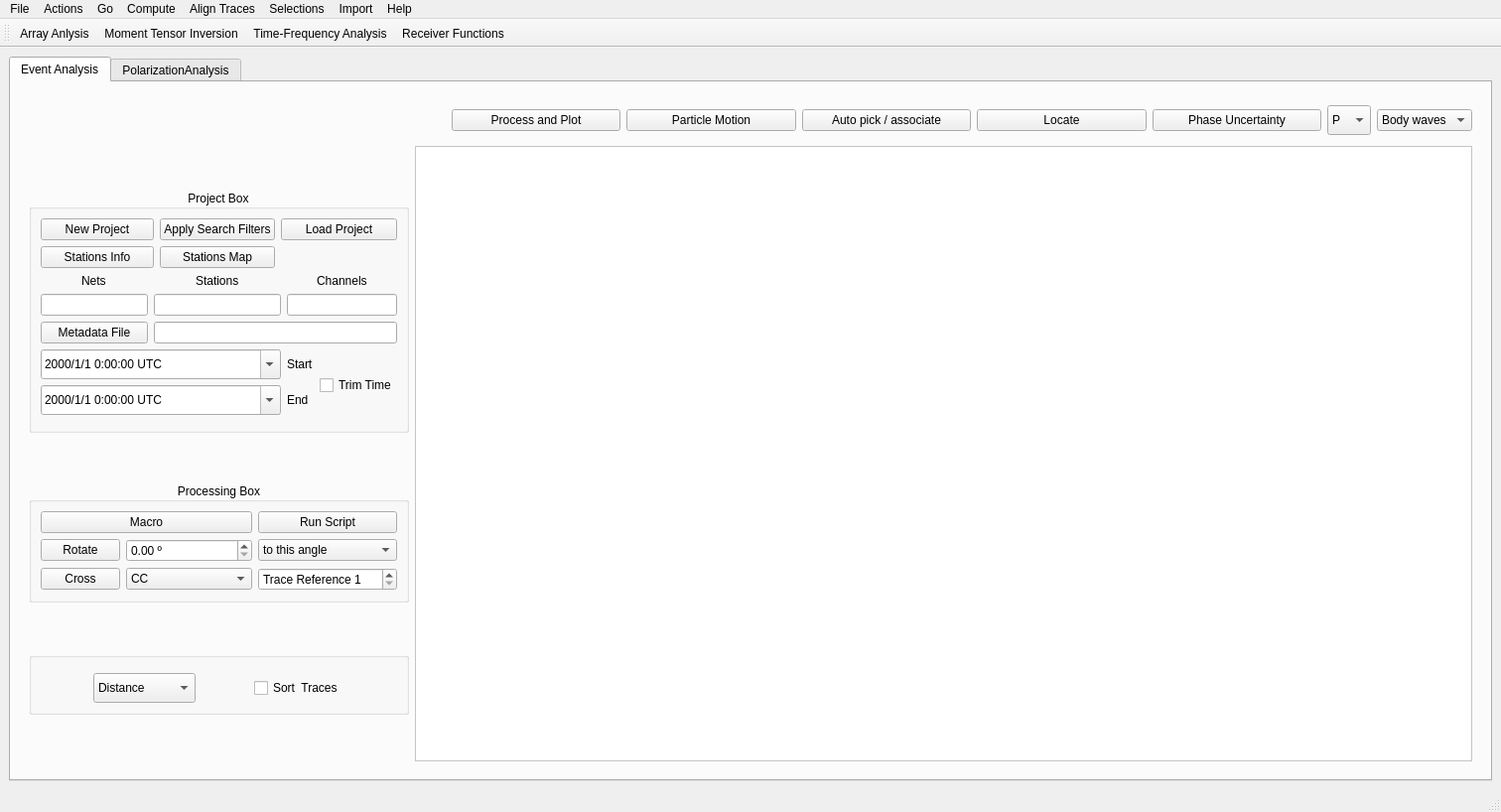
<?xml version="1.0" encoding="UTF-8"?>
<ui version="4.0">
 <class>MainWindow</class>
 <widget class="QMainWindow" name="MainWindow">
  <property name="geometry">
   <rect>
    <x>0</x>
    <y>0</y>
    <width>1512</width>
    <height>818</height>
   </rect>
  </property>
  <property name="windowTitle">
   <string>MainWindow</string>
  </property>
  <widget class="QWidget" name="centralwidget">
   <layout class="QVBoxLayout" name="verticalLayout">
    <item>
     <widget class="QTabWidget" name="tab3CWidget">
      <property name="currentIndex">
       <number>0</number>
      </property>
      <widget class="QWidget" name="tab_pick">
       <attribute name="title">
        <string>Event Analysis</string>
       </attribute>
       <layout class="QHBoxLayout" name="horizontalLayout_3">
        <item>
         <widget class="QWidget" name="widget_2" native="true">
          <property name="sizePolicy">
           <sizepolicy hsizetype="Minimum" vsizetype="Minimum">
            <horstretch>0</horstretch>
            <verstretch>0</verstretch>
           </sizepolicy>
          </property>
          <property name="maximumSize">
           <size>
            <width>16777215</width>
            <height>16777215</height>
           </size>
          </property>
          <layout class="QGridLayout" name="gridLayout_4">
           <item row="3" column="2">
            <layout class="QHBoxLayout" name="horizontalLayout" stretch="0,10">
             <item>
              <layout class="QGridLayout" name="gridLayout_2">
               <item row="8" column="0" colspan="2">
                <widget class="QGroupBox" name="plot">
                 <property name="sizePolicy">
                  <sizepolicy hsizetype="Preferred" vsizetype="Fixed">
                   <horstretch>0</horstretch>
                   <verstretch>0</verstretch>
                  </sizepolicy>
                 </property>
                 <property name="minimumSize">
                  <size>
                   <width>0</width>
                   <height>40</height>
                  </size>
                 </property>
                 <property name="title">
                  <string/>
                 </property>
                 <property name="alignment">
                  <set>Qt::AlignCenter</set>
                 </property>
                 <layout class="QGridLayout" name="gridLayout_6">
                  <item row="2" column="0">
                   <widget class="QComboBox" name="comboBox_sort">
                    <property name="sizePolicy">
                     <sizepolicy hsizetype="Maximum" vsizetype="Fixed">
                      <horstretch>0</horstretch>
                      <verstretch>0</verstretch>
                     </sizepolicy>
                    </property>
                    <property name="minimumSize">
                     <size>
                      <width>0</width>
                      <height>30</height>
                     </size>
                    </property>
                    <item>
                     <property name="text">
                      <string>Distance</string>
                     </property>
                    </item>
                    <item>
                     <property name="text">
                      <string>Back Azimuth</string>
                     </property>
                    </item>
                   </widget>
                  </item>
                  <item row="2" column="1">
                   <widget class="QCheckBox" name="sortCB">
                    <property name="sizePolicy">
                     <sizepolicy hsizetype="Maximum" vsizetype="Fixed">
                      <horstretch>0</horstretch>
                      <verstretch>0</verstretch>
                     </sizepolicy>
                    </property>
                    <property name="text">
                     <string>Sort  Traces</string>
                    </property>
                   </widget>
                  </item>
                  <item row="0" column="0" colspan="2">
                   <widget class="QWidget" name="eventInfoWidget" native="true">
                    <property name="sizePolicy">
                     <sizepolicy hsizetype="Preferred" vsizetype="Maximum">
                      <horstretch>0</horstretch>
                      <verstretch>0</verstretch>
                     </sizepolicy>
                    </property>
                    <property name="minimumSize">
                     <size>
                      <width>415</width>
                      <height>0</height>
                     </size>
                    </property>
                    <property name="maximumSize">
                     <size>
                      <width>16777215</width>
                      <height>16777215</height>
                     </size>
                    </property>
                    <property name="styleSheet">
                     <string notr="true"/>
                    </property>
                    <layout class="QHBoxLayout" name="horizontalLayout_4">
                     <property name="spacing">
                      <number>0</number>
                     </property>
                     <property name="sizeConstraint">
                      <enum>QLayout::SetMinimumSize</enum>
                     </property>
                     <property name="leftMargin">
                      <number>0</number>
                     </property>
                     <property name="topMargin">
                      <number>0</number>
                     </property>
                     <property name="rightMargin">
                      <number>0</number>
                     </property>
                     <property name="bottomMargin">
                      <number>0</number>
                     </property>
                    </layout>
                   </widget>
                  </item>
                 </layout>
                </widget>
               </item>
               <item row="7" column="0" colspan="2">
                <widget class="QGroupBox" name="processing">
                 <property name="sizePolicy">
                  <sizepolicy hsizetype="Preferred" vsizetype="Fixed">
                   <horstretch>0</horstretch>
                   <verstretch>0</verstretch>
                  </sizepolicy>
                 </property>
                 <property name="minimumSize">
                  <size>
                   <width>0</width>
                   <height>40</height>
                  </size>
                 </property>
                 <property name="title">
                  <string>Processing Box</string>
                 </property>
                 <property name="alignment">
                  <set>Qt::AlignCenter</set>
                 </property>
                 <layout class="QGridLayout" name="gridLayout_3">
                  <item row="1" column="1">
                   <widget class="QDoubleSpinBox" name="rot_ang">
                    <property name="suffix">
                     <string> º</string>
                    </property>
                    <property name="decimals">
                     <number>2</number>
                    </property>
                    <property name="maximum">
                     <double>360.000000000000000</double>
                    </property>
                   </widget>
                  </item>
                  <item row="1" column="0">
                   <widget class="QPushButton" name="rotateBtn">
                    <property name="sizePolicy">
                     <sizepolicy hsizetype="Maximum" vsizetype="Fixed">
                      <horstretch>0</horstretch>
                      <verstretch>0</verstretch>
                     </sizepolicy>
                    </property>
                    <property name="toolTip">
                     <string>Rotate to the GAC and if &quot;Use this Ang checked&quot; to the angle sleected.</string>
                    </property>
                    <property name="text">
                     <string>Rotate</string>
                    </property>
                    <property name="checkable">
                     <bool>false</bool>
                    </property>
                   </widget>
                  </item>
                  <item row="2" column="0">
                   <widget class="QPushButton" name="crossBtn">
                    <property name="toolTip">
                     <string>Cross correlate the waveform of the reference (Ref) with the rest. Trim waveforms first</string>
                    </property>
                    <property name="text">
                     <string>Cross</string>
                    </property>
                   </widget>
                  </item>
                  <item row="2" column="2">
                   <widget class="QSpinBox" name="crossSB">
                    <property name="prefix">
                     <string>Trace Reference </string>
                    </property>
                    <property name="minimum">
                     <number>1</number>
                    </property>
                    <property name="maximum">
                     <number>100</number>
                    </property>
                   </widget>
                  </item>
                  <item row="2" column="1">
                   <widget class="QComboBox" name="crossCB">
                    <item>
                     <property name="text">
                      <string>CC</string>
                     </property>
                    </item>
                    <item>
                     <property name="text">
                      <string>Auto</string>
                     </property>
                    </item>
                   </widget>
                  </item>
                  <item row="1" column="2">
                   <widget class="QComboBox" name="angCB">
                    <item>
                     <property name="text">
                      <string>to this angle</string>
                     </property>
                    </item>
                    <item>
                     <property name="text">
                      <string>to GAC</string>
                     </property>
                    </item>
                   </widget>
                  </item>
                  <item row="0" column="0" colspan="2">
                   <widget class="QPushButton" name="macroBtn">
                    <property name="text">
                     <string>Macro</string>
                    </property>
                   </widget>
                  </item>
                  <item row="0" column="2">
                   <widget class="QPushButton" name="runScriptBtn">
                    <property name="toolTip">
                     <string>Run python scripts taking ObsPy Stream Waveforms, Start, End and Event Info. Example at ./isp/Scripts</string>
                    </property>
                    <property name="text">
                     <string>Run Script</string>
                    </property>
                   </widget>
                  </item>
                 </layout>
                </widget>
               </item>
               <item row="6" column="0" colspan="2">
                <widget class="QGroupBox" name="Files">
                 <property name="sizePolicy">
                  <sizepolicy hsizetype="Preferred" vsizetype="Fixed">
                   <horstretch>0</horstretch>
                   <verstretch>0</verstretch>
                  </sizepolicy>
                 </property>
                 <property name="minimumSize">
                  <size>
                   <width>0</width>
                   <height>40</height>
                  </size>
                 </property>
                 <property name="title">
                  <string>Project Box</string>
                 </property>
                 <property name="alignment">
                  <set>Qt::AlignCenter</set>
                 </property>
                 <property name="flat">
                  <bool>false</bool>
                 </property>
                 <layout class="QGridLayout" name="gridLayout">
                  <item row="1" column="0" colspan="2">
                   <widget class="QPushButton" name="stations_infoBtn">
                    <property name="sizePolicy">
                     <sizepolicy hsizetype="Minimum" vsizetype="Fixed">
                      <horstretch>0</horstretch>
                      <verstretch>0</verstretch>
                     </sizepolicy>
                    </property>
                    <property name="toolTip">
                     <string>Click to view header information of the loaded seismogram files</string>
                    </property>
                    <property name="text">
                     <string>Stations Info</string>
                    </property>
                   </widget>
                  </item>
                  <item row="5" column="4" colspan="2" alignment="Qt::AlignHCenter">
                   <widget class="QLabel" name="label_6">
                    <property name="sizePolicy">
                     <sizepolicy hsizetype="Minimum" vsizetype="Maximum">
                      <horstretch>0</horstretch>
                      <verstretch>0</verstretch>
                     </sizepolicy>
                    </property>
                    <property name="text">
                     <string>Channels</string>
                    </property>
                   </widget>
                  </item>
                  <item row="10" column="0" colspan="4">
                   <widget class="QDateTimeEdit" name="dateTimeEdit_1">
                    <property name="sizePolicy">
                     <sizepolicy hsizetype="Minimum" vsizetype="Minimum">
                      <horstretch>0</horstretch>
                      <verstretch>0</verstretch>
                     </sizepolicy>
                    </property>
                    <property name="minimumSize">
                     <size>
                      <width>60</width>
                      <height>30</height>
                     </size>
                    </property>
                    <property name="maximumSize">
                     <size>
                      <width>16777215</width>
                      <height>16777215</height>
                     </size>
                    </property>
                    <property name="styleSheet">
                     <string notr="true">font: 13pt &quot;.SF NS Text&quot;;</string>
                    </property>
                    <property name="currentSection">
                     <enum>QDateTimeEdit::YearSection</enum>
                    </property>
                    <property name="displayFormat">
                     <string>yyyy/M/d h:mm:ss UTC</string>
                    </property>
                    <property name="calendarPopup">
                     <bool>true</bool>
                    </property>
                    <property name="timeSpec">
                     <enum>Qt::LocalTime</enum>
                    </property>
                   </widget>
                  </item>
                  <item row="9" column="0">
                   <widget class="QPushButton" name="selectDatalessDirBtn">
                    <property name="toolTip">
                     <string>Set the Metadata File (*.dlsv or *.xml)</string>
                    </property>
                    <property name="text">
                     <string>Metadata File</string>
                    </property>
                   </widget>
                  </item>
                  <item row="5" column="0" alignment="Qt::AlignHCenter">
                   <widget class="QLabel" name="label_4">
                    <property name="sizePolicy">
                     <sizepolicy hsizetype="Minimum" vsizetype="Maximum">
                      <horstretch>0</horstretch>
                      <verstretch>0</verstretch>
                     </sizepolicy>
                    </property>
                    <property name="text">
                     <string>Nets</string>
                    </property>
                   </widget>
                  </item>
                  <item row="10" column="4" alignment="Qt::AlignLeft">
                   <widget class="QLabel" name="label">
                    <property name="text">
                     <string>Start</string>
                    </property>
                   </widget>
                  </item>
                  <item row="9" column="1" colspan="5">
                   <widget class="QLineEdit" name="datalessPathForm">
                    <property name="sizePolicy">
                     <sizepolicy hsizetype="Maximum" vsizetype="Fixed">
                      <horstretch>0</horstretch>
                      <verstretch>0</verstretch>
                     </sizepolicy>
                    </property>
                    <property name="maximumSize">
                     <size>
                      <width>16777202</width>
                      <height>16777215</height>
                     </size>
                    </property>
                    <property name="readOnly">
                     <bool>true</bool>
                    </property>
                   </widget>
                  </item>
                  <item row="10" column="5" rowspan="3">
                   <widget class="QCheckBox" name="trimCB">
                    <property name="sizePolicy">
                     <sizepolicy hsizetype="Maximum" vsizetype="Fixed">
                      <horstretch>0</horstretch>
                      <verstretch>0</verstretch>
                     </sizepolicy>
                    </property>
                    <property name="toolTip">
                     <string>Checkd if you want trim the seismograms according to StartTime [kw &quot;Q&quot;] &amp; EndTime  [kw &quot;E&quot;] </string>
                    </property>
                    <property name="text">
                     <string>Trim Time</string>
                    </property>
                   </widget>
                  </item>
                  <item row="6" column="4" colspan="2">
                   <widget class="QLineEdit" name="channelForm">
                    <property name="sizePolicy">
                     <sizepolicy hsizetype="Minimum" vsizetype="Fixed">
                      <horstretch>0</horstretch>
                      <verstretch>0</verstretch>
                     </sizepolicy>
                    </property>
                   </widget>
                  </item>
                  <item row="6" column="0">
                   <widget class="QLineEdit" name="netForm">
                    <property name="sizePolicy">
                     <sizepolicy hsizetype="Maximum" vsizetype="Fixed">
                      <horstretch>0</horstretch>
                      <verstretch>0</verstretch>
                     </sizepolicy>
                    </property>
                   </widget>
                  </item>
                  <item row="11" column="4" alignment="Qt::AlignLeft">
                   <widget class="QLabel" name="label_2">
                    <property name="text">
                     <string>End</string>
                    </property>
                   </widget>
                  </item>
                  <item row="0" column="3" colspan="3">
                   <widget class="QPushButton" name="selectDirBtn">
                    <property name="toolTip">
                     <string extracomment="Select the folder where you have the seismogram files">Select the folder where you have the Project file / Press &quot;R&quot; to reload last Project with your selected filters.</string>
                    </property>
                    <property name="toolTipDuration">
                     <number>-1</number>
                    </property>
                    <property name="text">
                     <string>Load Project</string>
                    </property>
                   </widget>
                  </item>
                  <item row="11" column="0" colspan="4">
                   <widget class="QDateTimeEdit" name="dateTimeEdit_2">
                    <property name="sizePolicy">
                     <sizepolicy hsizetype="Minimum" vsizetype="Minimum">
                      <horstretch>0</horstretch>
                      <verstretch>0</verstretch>
                     </sizepolicy>
                    </property>
                    <property name="minimumSize">
                     <size>
                      <width>60</width>
                      <height>30</height>
                     </size>
                    </property>
                    <property name="maximumSize">
                     <size>
                      <width>16777215</width>
                      <height>16777215</height>
                     </size>
                    </property>
                    <property name="styleSheet">
                     <string notr="true">font: 13pt &quot;.SF NS Text&quot;;</string>
                    </property>
                    <property name="currentSection">
                     <enum>QDateTimeEdit::YearSection</enum>
                    </property>
                    <property name="displayFormat">
                     <string>yyyy/M/d h:mm:ss UTC</string>
                    </property>
                    <property name="calendarPopup">
                     <bool>true</bool>
                    </property>
                    <property name="timeSpec">
                     <enum>Qt::LocalTime</enum>
                    </property>
                   </widget>
                  </item>
                  <item row="6" column="1" colspan="3">
                   <widget class="QLineEdit" name="stationForm">
                    <property name="sizePolicy">
                     <sizepolicy hsizetype="Minimum" vsizetype="Fixed">
                      <horstretch>0</horstretch>
                      <verstretch>0</verstretch>
                     </sizepolicy>
                    </property>
                   </widget>
                  </item>
                  <item row="5" column="1" colspan="3" alignment="Qt::AlignHCenter">
                   <widget class="QLabel" name="label_5">
                    <property name="sizePolicy">
                     <sizepolicy hsizetype="Minimum" vsizetype="Maximum">
                      <horstretch>0</horstretch>
                      <verstretch>0</verstretch>
                     </sizepolicy>
                    </property>
                    <property name="text">
                     <string>Stations</string>
                    </property>
                   </widget>
                  </item>
                  <item row="0" column="2">
                   <widget class="QPushButton" name="filterProjectBtn">
                    <property name="toolTip">
                     <string>Filter the Project based on Nets, Stations and Channels. (Use valid wildcards)</string>
                    </property>
                    <property name="text">
                     <string>Apply Search Filters</string>
                    </property>
                   </widget>
                  </item>
                  <item row="1" column="2">
                   <widget class="QPushButton" name="mapBtn">
                    <property name="sizePolicy">
                     <sizepolicy hsizetype="Minimum" vsizetype="Fixed">
                      <horstretch>0</horstretch>
                      <verstretch>0</verstretch>
                     </sizepolicy>
                    </property>
                    <property name="toolTip">
                     <string>Click to plot the stations map from the ploted seismograms. Warning, needs the correct metadata alreadt loaded</string>
                    </property>
                    <property name="text">
                     <string>Stations Map</string>
                    </property>
                   </widget>
                  </item>
                  <item row="0" column="0" colspan="2">
                   <widget class="QPushButton" name="newProjectBtn">
                    <property name="text">
                     <string>New Project</string>
                    </property>
                   </widget>
                  </item>
                 </layout>
                </widget>
               </item>
              </layout>
             </item>
             <item>
              <widget class="QScrollArea" name="plotMatWidget">
               <property name="sizePolicy">
                <sizepolicy hsizetype="Expanding" vsizetype="Expanding">
                 <horstretch>0</horstretch>
                 <verstretch>0</verstretch>
                </sizepolicy>
               </property>
               <property name="styleSheet">
                <string notr="true">background-color: rgb(255, 255, 255);</string>
               </property>
               <property name="widgetResizable">
                <bool>true</bool>
               </property>
               <widget class="QWidget" name="scrollAreaWidgetContents_2">
                <property name="geometry">
                 <rect>
                  <x>0</x>
                  <y>0</y>
                  <width>918</width>
                  <height>560</height>
                 </rect>
                </property>
               </widget>
              </widget>
             </item>
            </layout>
           </item>
           <item row="1" column="2">
            <layout class="QHBoxLayout" name="horizontalLayout_2">
             <item>
              <layout class="QVBoxLayout" name="verticalLayout_2">
               <item>
                <widget class="QWidget" name="pagination_widget" native="true">
                 <property name="sizePolicy">
                  <sizepolicy hsizetype="Expanding" vsizetype="Minimum">
                   <horstretch>0</horstretch>
                   <verstretch>0</verstretch>
                  </sizepolicy>
                 </property>
                 <property name="minimumSize">
                  <size>
                   <width>100</width>
                   <height>20</height>
                  </size>
                 </property>
                 <property name="maximumSize">
                  <size>
                   <width>400</width>
                   <height>80</height>
                  </size>
                 </property>
                 <property name="styleSheet">
                  <string notr="true"/>
                 </property>
                 <layout class="QVBoxLayout" name="verticalLayout_4">
                  <property name="spacing">
                   <number>0</number>
                  </property>
                  <property name="leftMargin">
                   <number>0</number>
                  </property>
                  <property name="topMargin">
                   <number>0</number>
                  </property>
                  <property name="rightMargin">
                   <number>0</number>
                  </property>
                  <property name="bottomMargin">
                   <number>0</number>
                  </property>
                 </layout>
                </widget>
               </item>
              </layout>
             </item>
             <item>
              <spacer name="verticalSpacer">
               <property name="orientation">
                <enum>Qt::Vertical</enum>
               </property>
               <property name="sizeType">
                <enum>QSizePolicy::Fixed</enum>
               </property>
               <property name="sizeHint" stdset="0">
                <size>
                 <width>0</width>
                 <height>40</height>
                </size>
               </property>
              </spacer>
             </item>
             <item>
              <spacer name="verticalSpacer_2">
               <property name="orientation">
                <enum>Qt::Vertical</enum>
               </property>
               <property name="sizeType">
                <enum>QSizePolicy::Preferred</enum>
               </property>
               <property name="sizeHint" stdset="0">
                <size>
                 <width>20</width>
                 <height>45</height>
                </size>
               </property>
              </spacer>
             </item>
             <item>
              <widget class="QPushButton" name="updateBtn">
               <property name="sizePolicy">
                <sizepolicy hsizetype="Minimum" vsizetype="Fixed">
                 <horstretch>0</horstretch>
                 <verstretch>0</verstretch>
                </sizepolicy>
               </property>
               <property name="maximumSize">
                <size>
                 <width>16777215</width>
                 <height>16777215</height>
                </size>
               </property>
               <property name="toolTip">
                <string>Process the methods set in the Macro and Plot</string>
               </property>
               <property name="text">
                <string>Process and Plot</string>
               </property>
              </widget>
             </item>
             <item>
              <widget class="QPushButton" name="particleMotionBtn">
               <property name="toolTip">
                <string>Run Particle Motion of seismogram three components. Need to be trim to have same time reference and npts.</string>
               </property>
               <property name="text">
                <string>Particle Motion</string>
               </property>
              </widget>
             </item>
             <item>
              <widget class="QPushButton" name="autoPickBtn">
               <property name="text">
                <string>Auto pick / associate</string>
               </property>
              </widget>
             </item>
             <item>
              <widget class="QPushButton" name="locateBtn">
               <property name="text">
                <string>Locate</string>
               </property>
              </widget>
             </item>
             <item>
              <widget class="QPushButton" name="phaseUncertaintyBtn">
               <property name="toolTip">
                <string>Open Associated phase picking uncertainty for earthquake location</string>
               </property>
               <property name="text">
                <string>Phase Uncertainty</string>
               </property>
              </widget>
             </item>
             <item>
              <widget class="QComboBox" name="comboBox_phases">
               <property name="sizePolicy">
                <sizepolicy hsizetype="Maximum" vsizetype="Fixed">
                 <horstretch>0</horstretch>
                 <verstretch>0</verstretch>
                </sizepolicy>
               </property>
               <property name="minimumSize">
                <size>
                 <width>0</width>
                 <height>30</height>
                </size>
               </property>
               <item>
                <property name="text">
                 <string>P</string>
                </property>
               </item>
               <item>
                <property name="text">
                 <string>Pg</string>
                </property>
               </item>
               <item>
                <property name="text">
                 <string>Pn</string>
                </property>
               </item>
               <item>
                <property name="text">
                 <string>S</string>
                </property>
               </item>
               <item>
                <property name="text">
                 <string>Sg</string>
                </property>
               </item>
               <item>
                <property name="text">
                 <string>Sn</string>
                </property>
               </item>
               <item>
                <property name="text">
                 <string>Lg</string>
                </property>
               </item>
              </widget>
             </item>
             <item>
              <widget class="QComboBox" name="ChopCB">
               <property name="sizePolicy">
                <sizepolicy hsizetype="Maximum" vsizetype="Fixed">
                 <horstretch>0</horstretch>
                 <verstretch>0</verstretch>
                </sizepolicy>
               </property>
               <item>
                <property name="text">
                 <string>Body waves</string>
                </property>
               </item>
               <item>
                <property name="text">
                 <string>Surf Waves</string>
                </property>
               </item>
               <item>
                <property name="text">
                 <string>Coda</string>
                </property>
               </item>
               <item>
                <property name="text">
                 <string>Noise</string>
                </property>
               </item>
              </widget>
             </item>
            </layout>
           </item>
          </layout>
         </widget>
        </item>
       </layout>
      </widget>
      <widget class="QWidget" name="PolarizationAnalysis">
       <attribute name="title">
        <string>PolarizationAnalysis</string>
       </attribute>
       <layout class="QVBoxLayout" name="verticalLayout_5">
        <item>
         <layout class="QVBoxLayout" name="verticalLayout_12">
          <property name="spacing">
           <number>0</number>
          </property>
          <item>
           <widget class="QWidget" name="parentWidget3C" native="true">
            <layout class="QVBoxLayout" name="verticalLayout_13">
             <property name="spacing">
              <number>0</number>
             </property>
             <property name="leftMargin">
              <number>0</number>
             </property>
             <property name="topMargin">
              <number>0</number>
             </property>
             <property name="rightMargin">
              <number>0</number>
             </property>
             <property name="bottomMargin">
              <number>0</number>
             </property>
            </layout>
           </widget>
          </item>
         </layout>
        </item>
       </layout>
      </widget>
     </widget>
    </item>
   </layout>
  </widget>
  <widget class="QMenuBar" name="menubar">
   <property name="geometry">
    <rect>
     <x>0</x>
     <y>0</y>
     <width>1512</width>
     <height>24</height>
    </rect>
   </property>
   <widget class="QMenu" name="menuFile">
    <property name="title">
     <string>File</string>
    </property>
    <widget class="QMenu" name="menuProject">
     <property name="title">
      <string>Project</string>
     </property>
     <property name="icon">
      <iconset>
       <normaloff>../images/icons/project.png</normaloff>../images/icons/project.png</iconset>
     </property>
     <addaction name="actionNew_Project"/>
     <addaction name="actionLoad_Project"/>
    </widget>
    <widget class="QMenu" name="actionWrite_Files">
     <property name="title">
      <string>Write Files</string>
     </property>
     <addaction name="actionSeismograms"/>
     <addaction name="actionCFs"/>
    </widget>
    <addaction name="menuProject"/>
    <addaction name="actionNew_location"/>
    <addaction name="actionOpen_Settings"/>
    <addaction name="actionWrite_Files"/>
   </widget>
   <widget class="QMenu" name="menuActions">
    <property name="title">
     <string>Actions</string>
    </property>
    <widget class="QMenu" name="menuPicks">
     <property name="title">
      <string>Picks</string>
     </property>
     <addaction name="actionOpen_picksnew"/>
     <addaction name="actionRemove_picks"/>
    </widget>
    <addaction name="menuPicks"/>
    <addaction name="actionSet_Parameters"/>
    <addaction name="actionClean_Events_Detected"/>
    <addaction name="actionSearch_in_Catalog"/>
    <addaction name="actionData_Availability"/>
    <addaction name="actionConcatanate_Waveforms"/>
   </widget>
   <widget class="QMenu" name="menuGo">
    <property name="title">
     <string>Go</string>
    </property>
    <addaction name="actionArray_Anlysis"/>
    <addaction name="actionMoment_Tensor_Inversion"/>
    <addaction name="actionTime_Frequency_Analysis"/>
    <addaction name="actionReceiver_Functions"/>
   </widget>
   <widget class="QMenu" name="menuCompute">
    <property name="title">
     <string>Compute</string>
    </property>
    <addaction name="actionSTA_LTA"/>
    <addaction name="actionEnvelope"/>
    <addaction name="actionCWT"/>
    <addaction name="actionKurtosis"/>
    <addaction name="actionSpectral_Entropy"/>
    <addaction name="actionStack"/>
    <addaction name="actionPlot_All_Seismograms"/>
    <addaction name="actionPlot_Record_Section"/>
   </widget>
   <widget class="QMenu" name="menuHelp">
    <property name="title">
     <string>Help</string>
    </property>
    <addaction name="actionOpen_Help"/>
   </widget>
   <widget class="QMenu" name="menuAlign_Traces">
    <property name="title">
     <string>Align Traces</string>
    </property>
    <addaction name="actionFrom_Phase_Pick"/>
    <addaction name="actionFrom_StartT"/>
    <addaction name="actionUsing_MCCC"/>
   </widget>
   <widget class="QMenu" name="menuImport">
    <property name="title">
     <string>Import</string>
    </property>
    <addaction name="actionImport_Picks"/>
   </widget>
   <widget class="QMenu" name="menuSelections">
    <property name="title">
     <string>Selections</string>
    </property>
    <addaction name="actionClean_selection"/>
    <addaction name="actionRemove_all_selections"/>
   </widget>
   <addaction name="menuFile"/>
   <addaction name="menuActions"/>
   <addaction name="menuGo"/>
   <addaction name="menuCompute"/>
   <addaction name="menuAlign_Traces"/>
   <addaction name="menuSelections"/>
   <addaction name="menuImport"/>
   <addaction name="menuHelp"/>
  </widget>
  <widget class="QStatusBar" name="statusbar"/>
  <widget class="QToolBar" name="toolBar">
   <property name="windowTitle">
    <string>toolBar</string>
   </property>
   <attribute name="toolBarArea">
    <enum>TopToolBarArea</enum>
   </attribute>
   <attribute name="toolBarBreak">
    <bool>false</bool>
   </attribute>
   <addaction name="actionArray_Anlysis"/>
   <addaction name="actionMoment_Tensor_Inversion"/>
   <addaction name="actionTime_Frequency_Analysis"/>
   <addaction name="actionReceiver_Functions"/>
  </widget>
  <action name="actionWhatever">
   <property name="text">
    <string>Whatever</string>
   </property>
  </action>
  <action name="actionNew_location">
   <property name="icon">
    <iconset>
     <normaloff>../images/icons/edit-paste.png</normaloff>../images/icons/edit-paste.png</iconset>
   </property>
   <property name="text">
    <string>New Location</string>
   </property>
  </action>
  <action name="actionSettings">
   <property name="icon">
    <iconset>
     <normaloff>../images/icons/Lapiz.png</normaloff>../images/icons/Lapiz.png</iconset>
   </property>
   <property name="text">
    <string>Settings</string>
   </property>
  </action>
  <action name="actionGet_Stations_Info">
   <property name="text">
    <string>Get Stations Info</string>
   </property>
  </action>
  <action name="actionSet_Parameters">
   <property name="text">
    <string>Macro</string>
   </property>
   <property name="shortcut">
    <string>Ctrl+L</string>
   </property>
  </action>
  <action name="actionTrim">
   <property name="text">
    <string>Trim</string>
   </property>
  </action>
  <action name="actionTrim_2">
   <property name="checkable">
    <bool>true</bool>
   </property>
   <property name="text">
    <string>Trim</string>
   </property>
  </action>
  <action name="actionArray_Anlysis">
   <property name="icon">
    <iconset>
     <normalon>:/icons/signal-icon.png</normalon>
    </iconset>
   </property>
   <property name="text">
    <string>Array Anlysis</string>
   </property>
  </action>
  <action name="actionMoment_Tensor_Inversion">
   <property name="icon">
    <iconset>
     <normalon>:/icons/tensor-icon.png</normalon>
    </iconset>
   </property>
   <property name="text">
    <string>Moment Tensor Inversion</string>
   </property>
  </action>
  <action name="actionTime_Frequency_Analysis">
   <property name="icon">
    <iconset>
     <normalon>:/icons/seosmogram-icon.png</normalon>
    </iconset>
   </property>
   <property name="text">
    <string>Time-Frequency Analysis</string>
   </property>
  </action>
  <action name="actionReceiver_Functions">
   <property name="icon">
    <iconset>
     <normalon>:/icons/rf-icon.png</normalon>
    </iconset>
   </property>
   <property name="text">
    <string>Receiver Functions</string>
   </property>
  </action>
  <action name="actionSTA_LTA">
   <property name="text">
    <string>STA/LTA</string>
   </property>
  </action>
  <action name="actionWrite_Current_Page">
   <property name="text">
    <string>Write Current Page</string>
   </property>
  </action>
  <action name="actionWrite_All">
   <property name="text">
    <string>Write All</string>
   </property>
  </action>
  <action name="actionEnvelope">
   <property name="text">
    <string>Envelope</string>
   </property>
  </action>
  <action name="actionClean_selection">
   <property name="text">
    <string>Clean selection</string>
   </property>
   <property name="shortcut">
    <string>Ctrl+O</string>
   </property>
  </action>
  <action name="actionOpen_Magnitudes_Calculator">
   <property name="text">
    <string>Open Magnitudes Calculator</string>
   </property>
   <property name="shortcut">
    <string>Ctrl+M</string>
   </property>
  </action>
  <action name="actionRun_picker">
   <property name="text">
    <string>Run picker</string>
   </property>
   <property name="shortcut">
    <string>Ctrl+T</string>
   </property>
  </action>
  <action name="actionRun_Event_Detector">
   <property name="text">
    <string>Run Event Detector</string>
   </property>
   <property name="shortcut">
    <string>Ctrl+R</string>
   </property>
  </action>
  <action name="actionOpen_Settings">
   <property name="icon">
    <iconset>
     <normaloff>../images/icons/Lapiz.png</normaloff>../images/icons/Lapiz.png</iconset>
   </property>
   <property name="text">
    <string>Open Settings</string>
   </property>
  </action>
  <action name="actionAllSeismograms">
   <property name="text">
    <string>All Seismograms</string>
   </property>
   <property name="shortcut">
    <string/>
   </property>
  </action>
  <action name="actionSpectral_Entropy">
   <property name="text">
    <string>Spectral Entropy</string>
   </property>
  </action>
  <action name="actionRemove_all_selections">
   <property name="text">
    <string>Remove all selections</string>
   </property>
   <property name="shortcut">
    <string>Ctrl+J</string>
   </property>
  </action>
  <action name="actionStack">
   <property name="text">
    <string>Stack</string>
   </property>
   <property name="shortcut">
    <string>Ctrl+B</string>
   </property>
  </action>
  <action name="actionEarth_Model_Viewer">
   <property name="text">
    <string>Earth Model Viewer</string>
   </property>
  </action>
  <action name="actionOpen_Earth_Model_Viewer">
   <property name="text">
    <string>Open Earth Model Viewer</string>
   </property>
  </action>
  <action name="actionOpen_Help">
   <property name="icon">
    <iconset>
     <normaloff>../images/icons/help-content.png</normaloff>../images/icons/help-content.png</iconset>
   </property>
   <property name="text">
    <string>Open Help</string>
   </property>
  </action>
  <action name="actionClean_Events_Detected">
   <property name="text">
    <string>Clean Events Detected</string>
   </property>
   <property name="shortcut">
    <string>Ctrl+C</string>
   </property>
  </action>
  <action name="actionPlot_All_Seismograms">
   <property name="text">
    <string>Plot All Seismograms</string>
   </property>
   <property name="shortcut">
    <string>Ctrl+N</string>
   </property>
  </action>
  <action name="actionOnly_a_folder">
   <property name="text">
    <string>Only a folder</string>
   </property>
  </action>
  <action name="actionAll_tree">
   <property name="text">
    <string>All tree</string>
   </property>
  </action>
  <action name="actionOpen_picksnew">
   <property name="text">
    <string>Open picks</string>
   </property>
  </action>
  <action name="actionRemove_picks">
   <property name="text">
    <string>Remove picks</string>
   </property>
  </action>
  <action name="actionRun_autoloc">
   <property name="text">
    <string>Run autoloc</string>
   </property>
   <property name="shortcut">
    <string>Ctrl+F</string>
   </property>
  </action>
  <action name="actionFrom_Phase_Pick">
   <property name="text">
    <string>From Phase Pick</string>
   </property>
  </action>
  <action name="actionFrom_StartT">
   <property name="checkable">
    <bool>true</bool>
   </property>
   <property name="text">
    <string>From StartTime</string>
   </property>
  </action>
  <action name="actionUsing_MCCC">
   <property name="text">
    <string>Using MCCC</string>
   </property>
  </action>
  <action name="actionNew_Project">
   <property name="icon">
    <iconset>
     <normaloff>../images/icons/project.png</normaloff>../images/icons/project.png</iconset>
   </property>
   <property name="text">
    <string>New Project</string>
   </property>
   <property name="shortcut">
    <string/>
   </property>
  </action>
  <action name="actionLoad_Project">
   <property name="icon">
    <iconset>
     <normalon>../images/icons/folder.png</normalon>
    </iconset>
   </property>
   <property name="text">
    <string>Load Project</string>
   </property>
  </action>
  <action name="actionLoad_Files">
   <property name="text">
    <string>Load Files</string>
   </property>
  </action>
  <action name="actionSearch_in_Catalog">
   <property name="text">
    <string>Search in Catalog</string>
   </property>
  </action>
  <action name="actionPlot_Record_Section">
   <property name="enabled">
    <bool>false</bool>
   </property>
   <property name="text">
    <string>Plot Record Section</string>
   </property>
   <property name="toolTip">
    <string>Plot Record Section, activated when sort traces by distance</string>
   </property>
   <property name="shortcut">
    <string>P</string>
   </property>
  </action>
  <action name="actionSeismograms">
   <property name="icon">
    <iconset>
     <normaloff>../images/icons/file-save.png</normaloff>../images/icons/file-save.png</iconset>
   </property>
   <property name="text">
    <string>Seismograms</string>
   </property>
  </action>
  <action name="actionCFs">
   <property name="icon">
    <iconset>
     <normalon>../images/icons/file-save.png</normalon>
    </iconset>
   </property>
   <property name="text">
    <string>CFs</string>
   </property>
  </action>
  <action name="actionStack_Seismogram">
   <property name="text">
    <string>Stack Seismogram</string>
   </property>
  </action>
  <action name="actionDefaultPicks">
   <property name="text">
    <string>Default</string>
   </property>
  </action>
  <action name="actionPicksOther_file">
   <property name="text">
    <string>Other file</string>
   </property>
  </action>
  <action name="actionData_Availability">
   <property name="text">
    <string>Data Availability</string>
   </property>
  </action>
  <action name="actionlogarythmic_dff">
   <property name="text">
    <string>logarythmic dff</string>
   </property>
  </action>
  <action name="actionkurtosis">
   <property name="text">
    <string>kurtosis</string>
   </property>
  </action>
  <action name="actionConcatanate_Waveforms">
   <property name="text">
    <string>Concatenate Waveforms</string>
   </property>
   <property name="shortcut">
    <string>Ctrl+M</string>
   </property>
  </action>
  <action name="actionCWT">
   <property name="text">
    <string>CF CWT</string>
   </property>
  </action>
  <action name="actionKurtosis">
   <property name="text">
    <string>CF Kurtosis</string>
   </property>
  </action>
  <action name="actionImport_Picks">
   <property name="text">
    <string>Import Picks from file</string>
   </property>
  </action>
 </widget>
 <resources>
  <include location="../resources.qrc"/>
 </resources>
 <connections/>
</ui>
